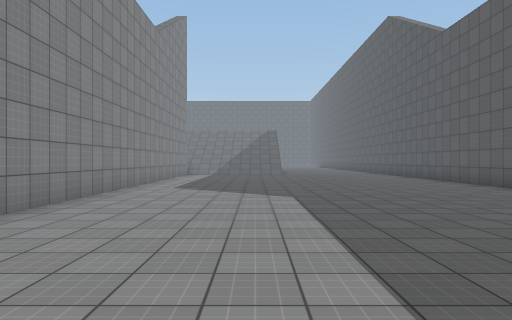
view 1 (above)

16 first-person views from a walk through a 3-D level made in the Unity game engine. The camera is 1.4 m above the floor, looks level and sees 70° across. The floor is counted in squares, 2 m on a side. Each view is taken from the middle of a square. On the plan, view 1 faces up. The plan holds only what a view shows up to about 11 squares ahead; the rest is blank. The place goes on beyond the plan. The player character is not drawn. Surface patterns are stand-ins for the level's own textures.

view 2
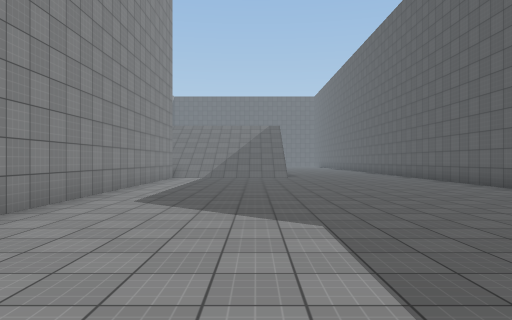

view 3
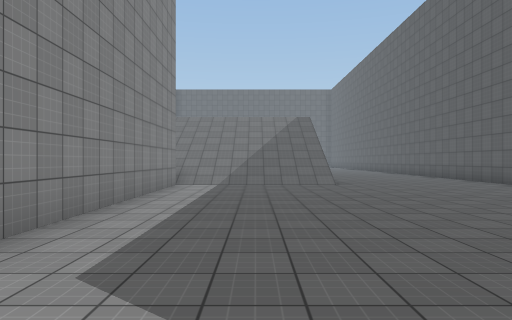

view 4
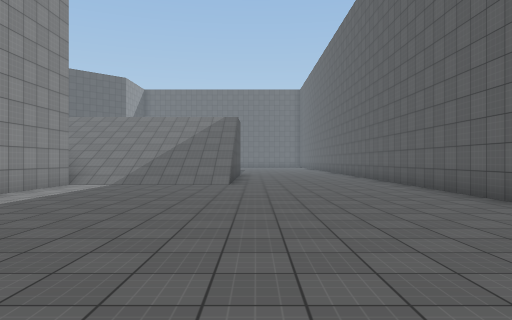

view 5
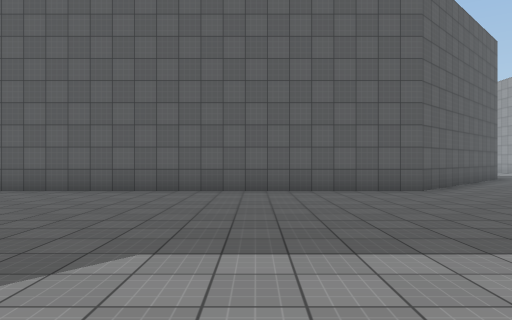

view 6
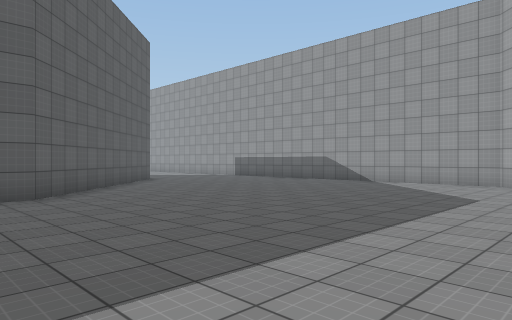

view 7
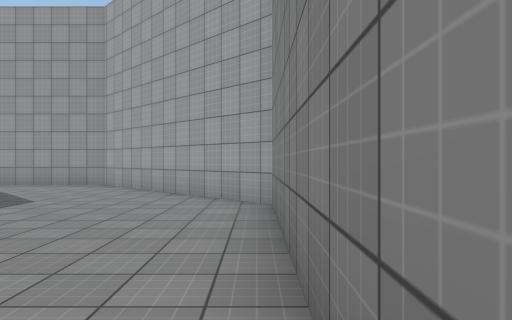

view 8
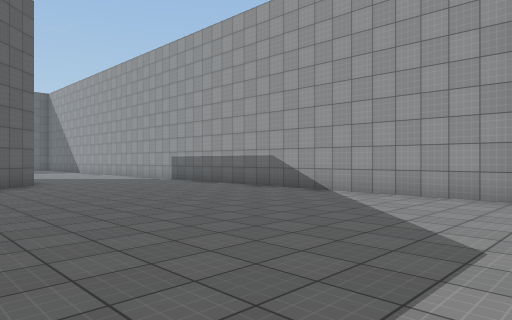

view 9
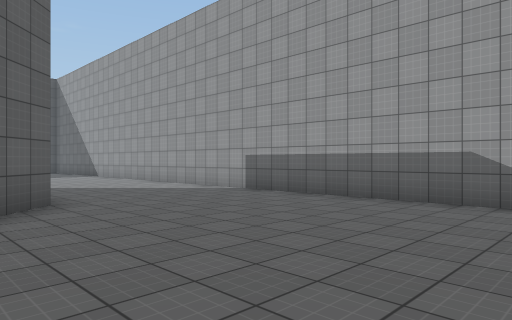

view 10
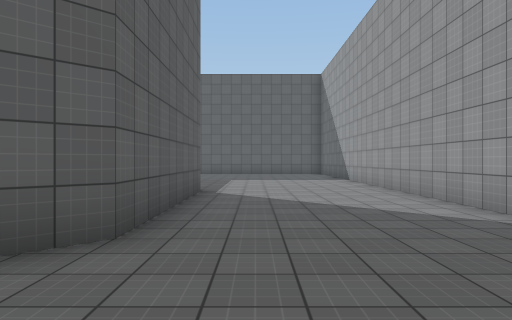

view 11
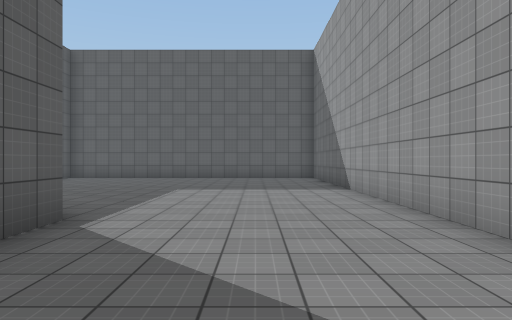

view 12
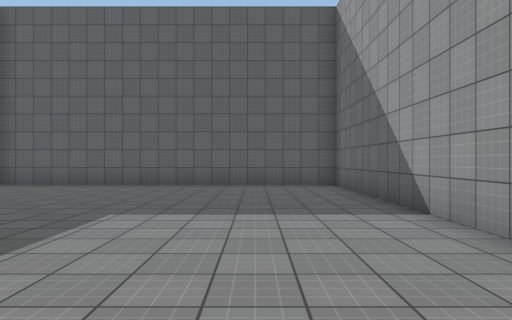

view 13
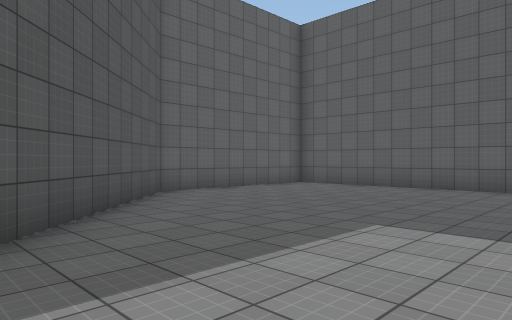

view 14
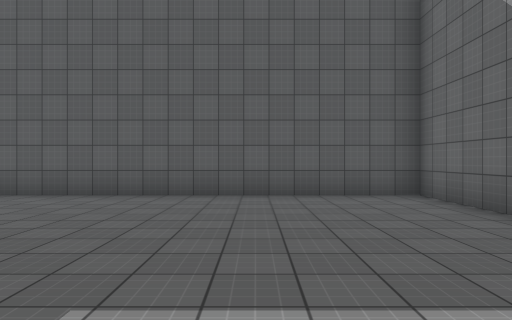

view 15
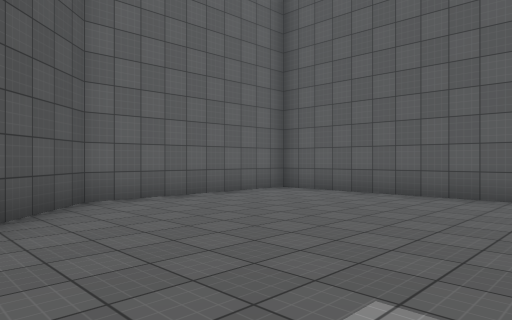

view 16
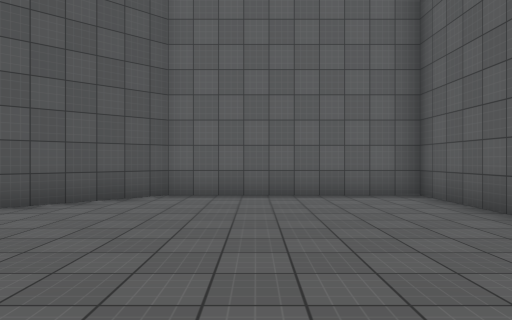

### Floor plan
Points are (right, up) in squares from view 1. A wall is a line through its corners. A room is listed if a view was taken in it or the views show most of it. See-through windows are left out.
Room 1 (views 1, 2, 3, 4, 5, 6, 7, 8, 9, 10, 11, 12, 13, 14, 15, 16)
walls: (-3.2, 2.8) (-3.2, -2.8) (1.2, -7.3) (26.3, -7.3) (26.3, 2.2) (21.3, 2.2) (17.6, -1.4); (16.2, -2.8) (11.2, -2.8) (6.3, 2.2) (6.3, 18); (-3.2, 17.2) (-3.2, 4.6)

Where each view was taken, in squares from view 1:
view 1: 0 up, 0 right, facing up
view 2: 3 up, 0 right, facing up
view 3: 7 up, 1 left, facing up
view 4: 7 up, 2 right, facing up
view 5: 6 up, 2 left, facing right
view 6: 4 up, 1 left, facing down-right
view 7: 3 up, 3 left, facing down
view 8: 0 up, 0 right, facing down-right
view 9: 1 down, 5 right, facing down-right
view 10: 4 down, 8 right, facing right
view 11: 5 down, 12 right, facing right
view 12: 5 down, 16 right, facing right
view 13: 5 down, 17 right, facing up-right
view 14: 4 down, 19 right, facing right
view 15: 4 down, 19 right, facing up-right
view 16: 5 down, 23 right, facing up
